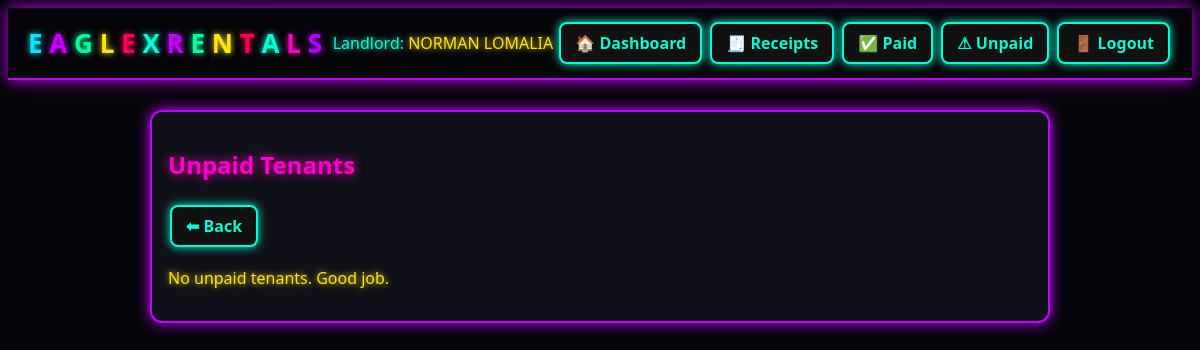
/tenants/unpaid (signed in), run on an earlier commit of the app's database.
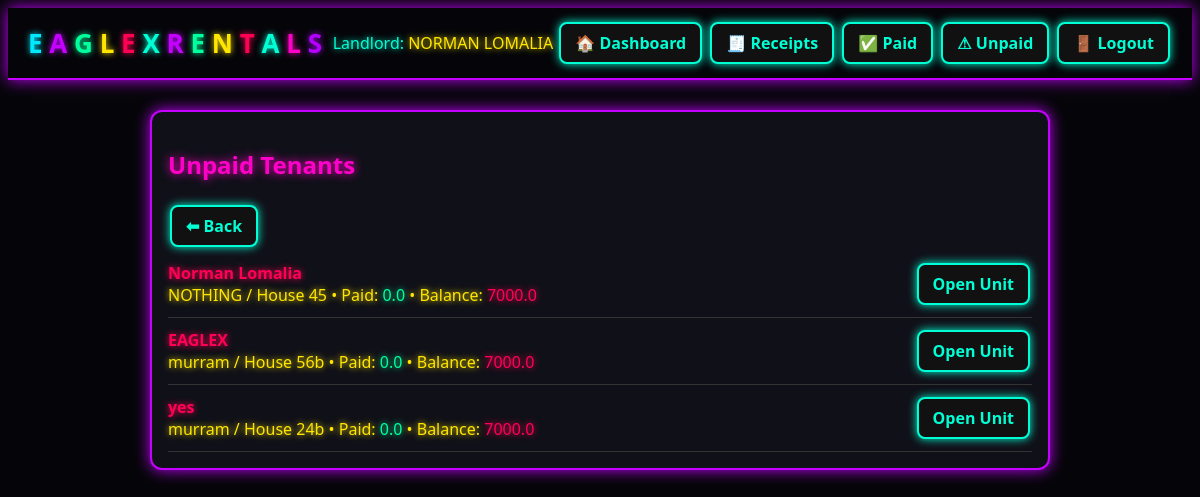
And on a later commit of the database.
### app.py (models this page shows)
class Tenant(db.Model):
    id = db.Column(db.Integer, primary_key=True)
    name = db.Column(db.String(150), nullable=False)
    phone = db.Column(db.String(50))
    id_number = db.Column(db.String(100))
    email = db.Column(db.String(120))
    amount_paid = db.Column(db.Float, default=0.0)
    paid = db.Column(db.Boolean, default=False)
    receipt_created_at = db.Column(db.DateTime, default=datetime.utcnow)
    unit_id = db.Column(db.Integer, db.ForeignKey('unit.id'))
    created_at = db.Column(db.DateTime, default=datetime.utcnow)
    @property
    def total_due(self):
        return self.unit.rent_amount if self.unit else 0.0
    @property
    def balance(self):
        return max(self.total_due - self.amount_paid, 0.0)

class Building(db.Model):
    id = db.Column(db.Integer, primary_key=True)
    name = db.Column(db.String(150), nullable=False)
    landlord_id = db.Column(db.Integer, db.ForeignKey('landlord.id'), nullable=False)
    units = db.relationship('Unit', backref='building', cascade='all, delete-orphan')

class Unit(db.Model):
    id = db.Column(db.Integer, primary_key=True)
    number = db.Column(db.String(50), nullable=False)
    rent_amount = db.Column(db.Float, default=0.0)
    building_id = db.Column(db.Integer, db.ForeignKey('building.id'), nullable=False)
    tenant = db.relationship('Tenant', uselist=False, backref='unit')

### app.py (the view)
@app.route('/tenants/unpaid')
@login_required
def unpaid_tenants():
    tenants = Tenant.query.join(Unit).join(Building).filter(
        Building.landlord_id == current_user.id,
        Tenant.paid == False
    ).all()
    return render_template('unpaid_tenants.html', tenants=tenants)

### app.py (called while the page is built)
@login_manager.user_loader
def load_user(user_id):
    return Landlord.query.get(int(user_id))

    @property
    def full_name(self):
        return f"{self.first_name} {self.last_name}"

### templates/unpaid_tenants.html
{% extends "base.html" %}
{% block content %}
<div class="card">
  <h2 class="neon-heading-pink">Unpaid Tenants</h2>
  <a class="btn" href="{{ url_for('dashboard') }}">⬅ Back</a>
  {% if tenants %}
    <ul class="receipt-list">
      {% for t in tenants %}
        <li class="receipt-item">
          <div class="receipt-info">
            <span class="receipt-name neon-red">{{ t.name }}</span>
            <span class="neon-yellow">
              {{ t.unit.building.name }} / House {{ t.unit.number }} •
              Paid: <span class="neon-green">{{ t.amount_paid }}</span> •
              Balance: <span class="neon-red">{{ t.balance }}</span>
            </span>
          </div>
          <a class="btn" href="{{ url_for('unit_detail', uid=t.unit.id) }}">Open Unit</a>
        </li>
      {% endfor %}
    </ul>
  {% else %}
    <p class="neon-yellow">No unpaid tenants. Good job.</p>
  {% endif %}
</div>
{% endblock %}

What changed in the data, as far as the page shows it:
added Tenant: name "Norman Lomalia", unit.building.name "NOTHING", unit.number "45", amount_paid "0.0", balance "7000.0"
added Tenant: name "EAGLEX", unit.building.name "murram", unit.number "56b", amount_paid "0.0", balance "7000.0"
added Tenant: name "yes", unit.building.name "murram", unit.number "24b", amount_paid "0.0", balance "7000.0"
Also different on the page:
text no longer shown: "No unpaid tenants. Good job."
